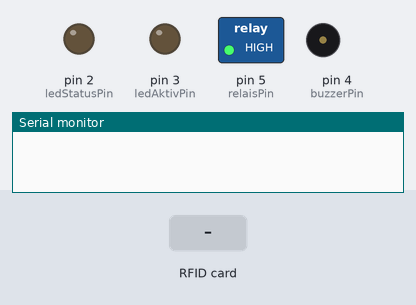
The sketch below on a simulated Arduino Nano, built with avr-gcc and run on an emulated ATmega328P. On the bench: switched loads named in the sketch (green lamp = pin HIGH), output pins drawn as LEDs (lit = HIGH), buzzer (waves = sounding), the last lines printed to the serial monitor. Dashed ring = blinking. The test bench sets the inputs (shaded band). Pins used as bus, display or sensor lines are not drawn.

Above: at 1.2 s.
1.3 s: RFID card 5E 7A 19 C4 held to the reader
At 1.78 s:
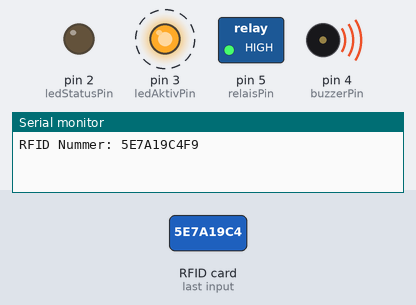
Timing chart, 0 to 5.1 s (numbered marks = the images above; inputs shaded):
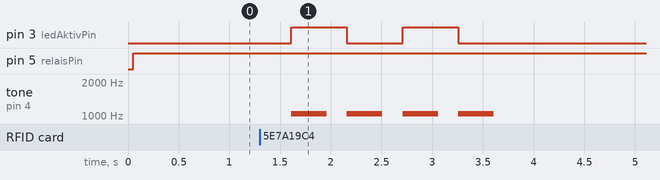

Measured:
- after the input at 1.3 s, pin 3 (ledAktivPin): alternates HIGH for 0.55 s and LOW for 0.55 s, 4 changes in all, then stays LOW, starting after 0.31 s; tone on pin 4 (buzzerPin): alternates 1050 Hz for 0.35 s and silent for 0.20 s, 8 changes in all, then stays silent, starting after 0.31 s

The sketch:

RFID_Mini-Alarmanlage.ino
```cpp
/*************************************************************************************************
                                      PROGRAMMINFO
**************************************************************************************************
Funktion: RFID Mini Alarmanlage
https://draeger-it.blog/arduino-projekt-alarmanlage-mit-rfid-steuerung/
**************************************************************************************************
Version: 21.06.2022
**************************************************************************************************
Board: NANO
**************************************************************************************************
Libraries:
https://github.com/espressif/arduino-esp32/tree/master/libraries
C:\Users\User\Documents\Arduino
D:\gittemp\Arduino II\A156_Wetterdaten_V3
**************************************************************************************************
C++ Arduino IDE V1.8.19

**************************************************************************************************
Einstellungen:
https://dl.espressif.com/dl/package_esp32_index.json
http://dan.drown.org/stm32duino/package_STM32duino_index.json
http://arduino.esp8266.com/stable/package_esp8266com_index.json
**************************************************************************************************/
#include <SPI.h>
#include <RFID.h>

#define SS_PIN 10
#define RST_PIN 9

int ledStatusPin = 2; // Status LED Gruen an digitalen PIN 2
int ledAktivPin = 3; // Aktiv LED Rot an digitalen PIN 3
int buzzerPin = 4; // Buzzer an digitalen PIN 4
int relaisPin = 5; // Relais an digitalen PIN 5 (HIGH == deaktiviert & LOW == aktiviert)
int alarmPin = 6; // Schalter fuer Alarm an digitalen PIN 6

boolean isActive = false;
boolean isAlarm = false;

RFID rfid(SS_PIN, RST_PIN);

String ids[2] = {"453B56D16", "8C3B3924AA1"}; //Zugelassene ID's

void setup()
{
  pinMode(ledStatusPin, OUTPUT);
  pinMode(ledAktivPin, OUTPUT);
  pinMode(buzzerPin, OUTPUT);
  pinMode(relaisPin, OUTPUT);

  pinMode(alarmPin, INPUT);

  digitalWrite(alarmPin, HIGH);

  Serial.begin(9600);
  SPI.begin();
  rfid.init();
}

void loop() {
  if (isActive) {
    //Wenn die Alarmanlage aktiviert ist dann soll die rote LED aufleuchten.
    digitalWrite(ledAktivPin, HIGH);
    //Wenn kein Alarm aktiviert ist, so soll der Status des Alarmpins ausgewertet werden.
    if (isAlarm == false) {
      isAlarm = digitalRead(alarmPin) == HIGH;
    }
  } else {
    //Wenn die Alarmanlage deaktiviert ist, dann soll die rote LED aus sein und das Relais soll abgefallen sein.
    digitalWrite(ledAktivPin, LOW);
    digitalWrite(relaisPin, HIGH);
  }

  //Wenn die Alarmanlage an ist und es besteht ein Alarm so soll das Relais angezogen werden.
  if ((isActive == true) && (isAlarm == true)) {
    digitalWrite(relaisPin, LOW);
  } else {
    digitalWrite(relaisPin, HIGH);
  }

  //Wird vor das RFID Modul ein Chip gehalten so wird diese ID ausgelesen.
  if (rfid.isCard() && rfid.readCardSerial()) {
    String serial = parseId(rfid);
    //Ausgabe der ID auf dem Seriellen Monitor
    Serial.println("RFID Nummer: " + serial);

    //Schleife zum pruefen der erkannten RFID.
    int counter = 0;
    boolean foundId = false;
    for (counter = 0; counter < sizeof(ids) - 1; counter++) {
      //Wenn die RFID bekannt ist so soll die Alarmanlage aktiviert bzw. deaktiviert werden.
      if (serial == ids[counter]) {
        isActive = !isActive;
        foundId = true;
        flashLED(ledStatusPin, 250);
        break;
      }
    }

    //Wurde die RFID nicht in den registrierten ID's gefunden,
    //so soll dieses durch das blinken der roten Aktiv LED und
    //dem Buzzer bestätgit werden.
    if (!foundId) {
      flashLED(ledAktivPin, 550);
    } else if (foundId && isAlarm) {
      Serial.println("!!! RFID Nummer wurde gefunden !!!");
      isAlarm = false;
      digitalWrite(relaisPin, HIGH);
    }
  }
  rfid.halt();
  delay(750); //Pause von 750ms
}

//Laesst eine LED am PIN aufblinken,
//der Intervall wird im Parameter milliseconds uebergeben.
void flashLED(int pin, int milliseconds) {
  int i = 0;
  for (i = 0; i < 2; i++) {
    digitalWrite(pin, HIGH);
    tone(buzzerPin, 1050, 350);
    delay(milliseconds);
    digitalWrite(pin, LOW);
    tone(buzzerPin, 1050, 350);
    delay(milliseconds);
  }
}

//Liesst eine ID aus dem Modul
//und gibt diese als String zurueck.
String parseId(RFID rfid) {
  String result = "";
  int position = 0;
  for (position = 0; position <= 4; position++) {
    String pos = getNumPosAsHEX(rfid, position);
    result = result + pos;
  }
  result.toUpperCase();
  return result;
}

//Liefert aus dem Wert des RFID Moduls und einer bestimmten
//Position einen HEXADEZIMAL Codierten Wert zurueck.
String getNumPosAsHEX(RFID rfid, int position) {
  return String(rfid.serNum[position], HEX);
}
```
